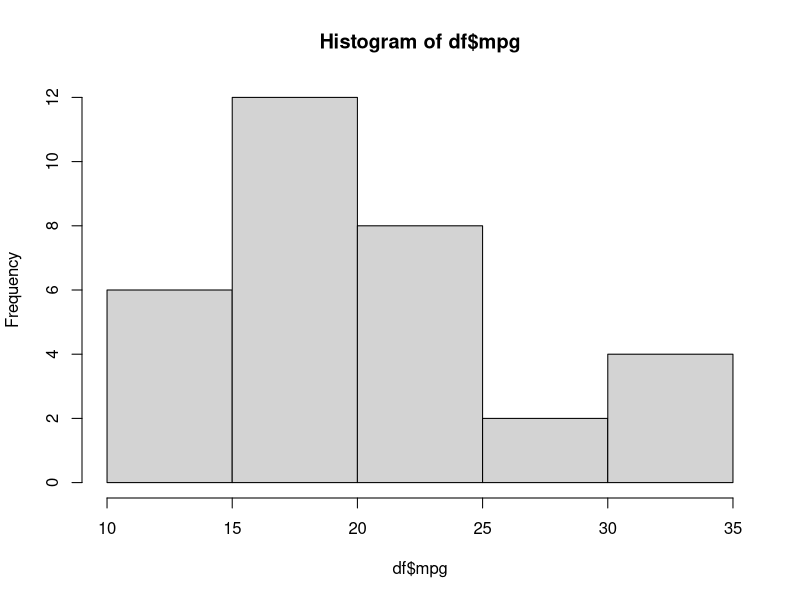
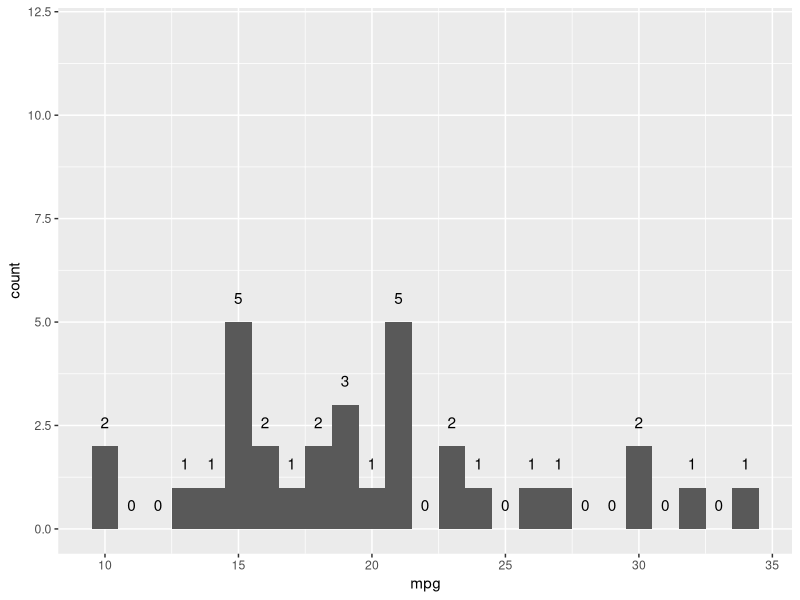
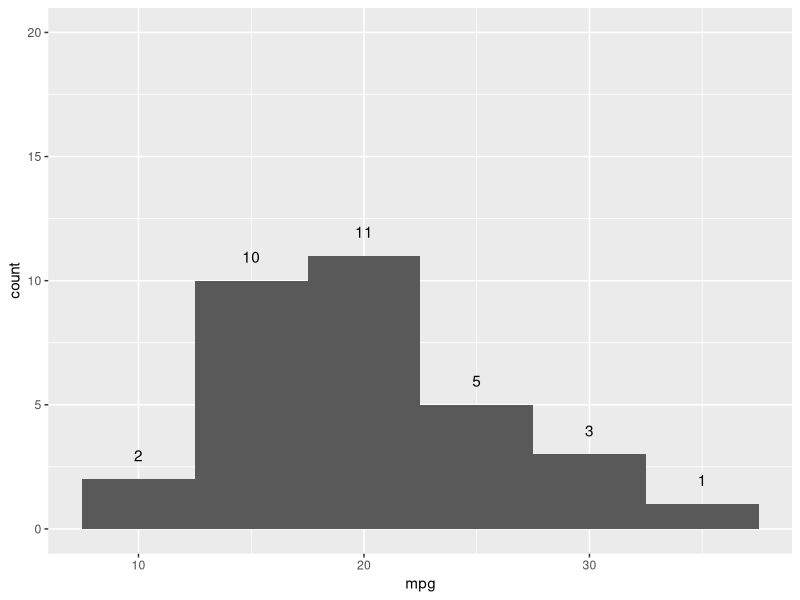
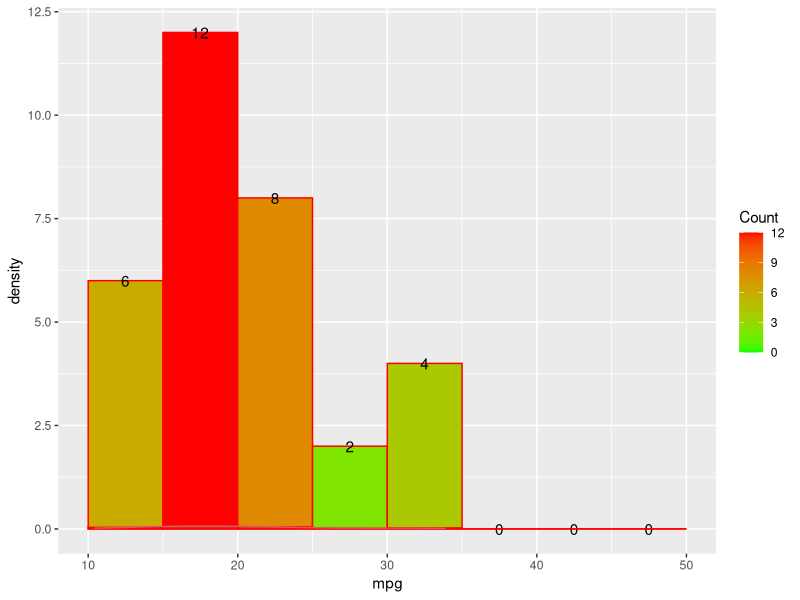
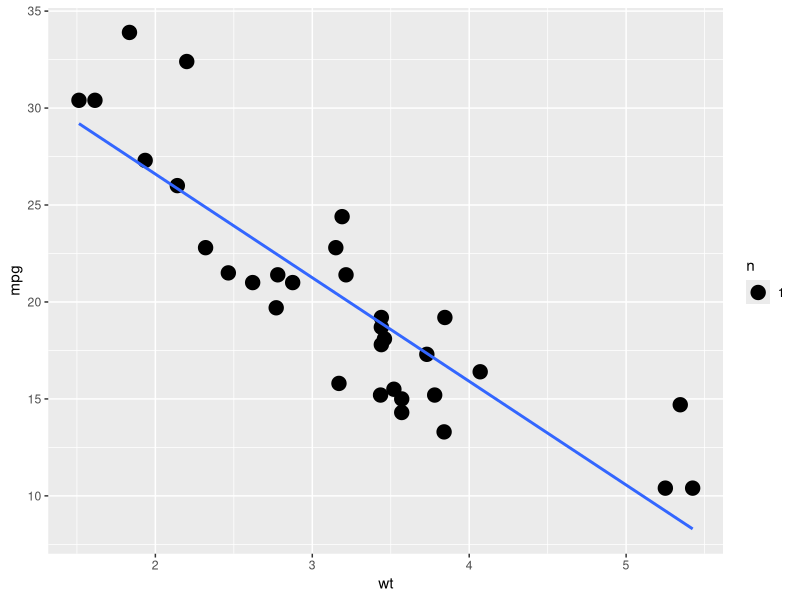
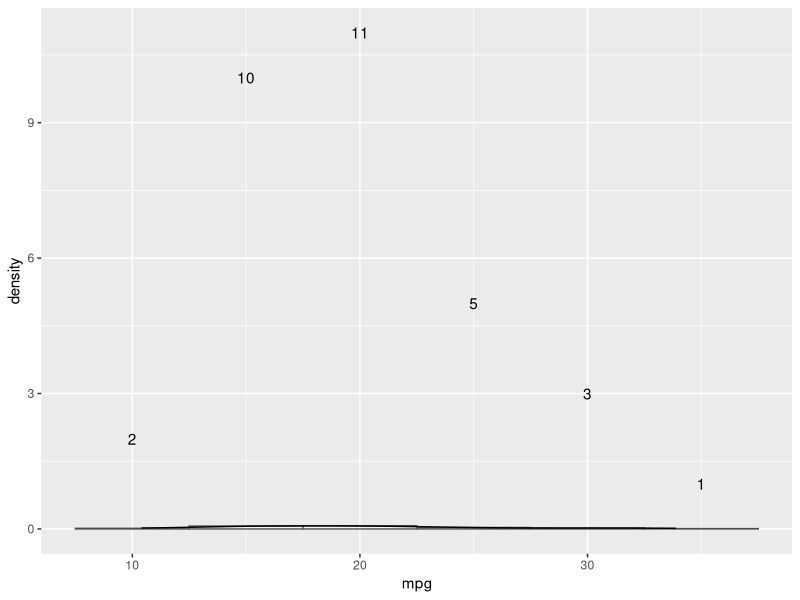
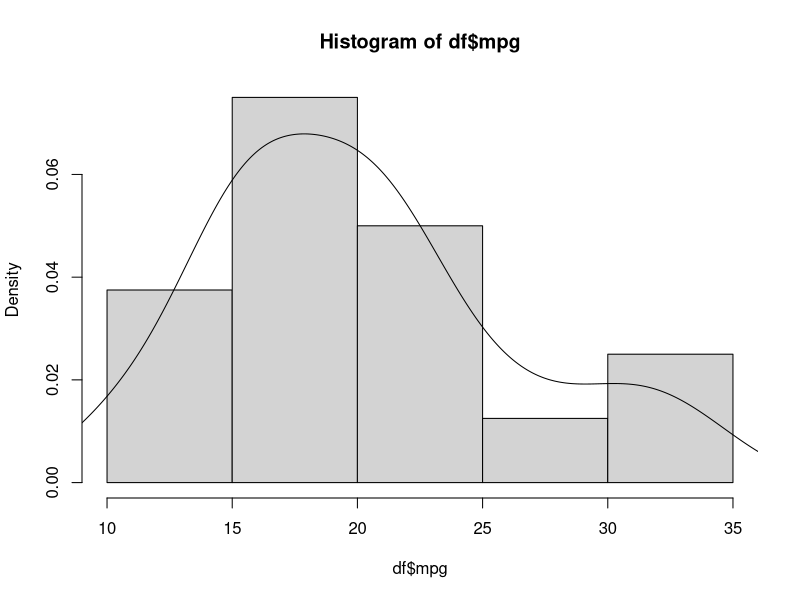
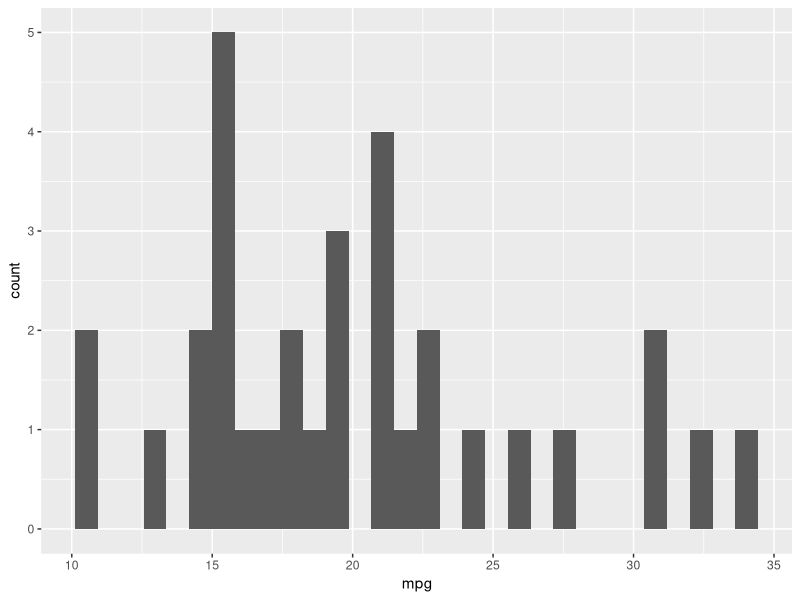

R code for these plots, in order:
#ggplot - Histogram Plot
#Continous Variables
df=mtcars
catcols = c('cyl', 'vs', 'am', 'gear', 'carb')
df[,catcols] = lapply(df[,catcols], as.factor)

#base
hist(df$mpg)
#ggplot
library(ggplot2)
#width of bin : each mpg value : 10, 11,...
ggplot(df,aes(x=mpg)) +  stat_bin(binwidth=1) + ylim(c(0, 12)) +    stat_bin(binwidth=1, geom="text", aes(label=..count..), vjust=-1.5) 
#width of each bin : 5 mpg ie: 10-15,15-20 ..
ggplot(df,aes(x=mpg)) +  stat_bin(binwidth=5)  +stat_bin(binwidth=5, geom="text", aes(label=..count..), vjust=-1.5) + ylim(c(0,20))

#color of bar as per count
ggplot(data=df, aes(mpg)) +  geom_histogram(breaks=seq(10, 50, by=5),  col="red",  aes(fill=..count..)) +  scale_fill_gradient("Count", low="green", high="red") + stat_bin(geom='text', aes(label=..count..), breaks=seq(10, 50, by=5)) +  geom_histogram(aes(y =..density..), breaks=seq(10, 50, by = 5),  col="red", fill="green", alpha=.2) + geom_density(col=2)


#regression line
ggplot(df, aes(wt, mpg)) +geom_count() + geom_smooth(method="lm", se=F)


#
# overlap density and histogram: scale of density and count is different
ggplot(df, aes(x = mpg)) +  geom_histogram(aes(y = ..density..),    binwidth = 5, color = "grey30", fill = "white") +  geom_density(alpha = .2, fill = "antiquewhite3") + stat_bin(geom='text', aes(label=..count..), binwidth = 5)


#histogram and density
#base
hist(df$mpg, freq=F)
lines(density(df$mpg))

#gg
ggplot(df) + geom_histogram(aes(x = mpg))
ggplot(df) + geom_histogram(aes(x = mpg), binwidth = 5, fill = "grey", color = "black")
#hist with density y scale
gd1 <- ggplot(df) + geom_histogram(aes(x = mpg, y=..density..), binwidth = 5, fill = "grey", color = "black")
gd1
#density
gd1 + geom_density(aes(x = mpg), color = "red") 
#rug
gd1 + geom_rug(aes(x = mpg, y = 0, color=carb), position = position_jitter(height = 0))
                            
